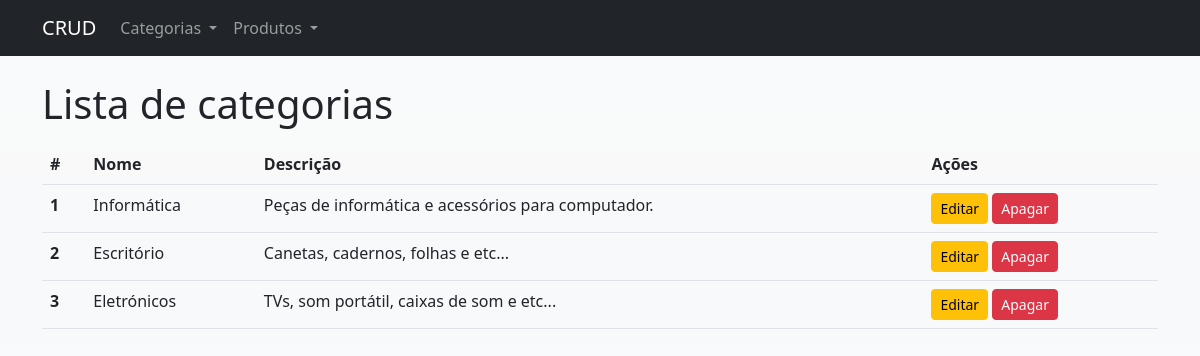
Screenshot of /categorias with the database file from the repository.
### tables this page shows
create table category(
	id int(11) not null primary key auto_increment,
	name varchar(30) not null,
	description varchar(100) not null
);

### src/Controller/AbstractController.php (called while the page is built, shortened)
<?php
abstract class AbstractController
{
	protected function render(string $viewName, array $data = null): void
	{
		include __DIR__ . '/../View/_partials/header.php';
		include __DIR__ . "/../View/{$viewName}.php";
		include __DIR__ . '/../View/_partials/footer.php';
	}
}

### src/Controller/CategoryController.php (called while the page is built, shortened)
<?php
class CategoryController extends AbstractController
{
	public function readAction(): void
	{
		$con = Connection::getConnection();
		$result = $con->prepare('SELECT * FROM category;');
		$result->execute();
		parent::render('category/list', $result->fetchAll(\PDO::FETCH_ASSOC));
	}
}

### public/index.php (called while the page is built, shortened)
<?php
$uri = explode('?', $_SERVER['REQUEST_URI'])[0];
$routes = include __DIR__ . '/../config/routes.php';
$methodName = $routes[$uri]['method'];
(new $controllerName())->$methodName();

### src/View/category/list.php (the view)
<h1 class="mb-3">Lista de categorias</h1>
<table class="table">
	<thead>
		<tr>
			<th>#</th>
			<th>Nome</th>
			<th>Descrição</th>
			<th>Ações</th>
	</thead>
	<tbody>
		<?php
		foreach ($data as $category) {
			extract($category);
			echo '<tr>';
			echo "<th>{$id}</th>";
			echo "<td>{$name}</td>";
			echo "<td>{$description}</td>";
			echo "<td>
			<a class='btn btn-warning btn-sm' href='/categories/update?id={$id}'>Editar</a>
			<a class='btn btn-danger btn-sm' href='/categories/delete?id={$id}'>Apagar</a>
			</td>";
			echo '</tr>';
		}
		?>
	</tbody>
</table>

### src/View/_partials/header.php (shortened to what this page needs)
<!DOCTYPE html>
<html lang="en">
<head>
	<link href="https://cdn.jsdelivr.net/npm/bootstrap@5.2.0-beta1/dist/css/bootstrap.min.css" rel="stylesheet">
</head>
<body class="bg-light bg-gradient">
	<nav class="navbar navbar-expand-lg navbar-dark bg-dark">
		<div class="container">
			<a class="navbar-brand" href="/">CRUD</a>
			<div class="collapse navbar-collapse" id="navbarNavDropdown">
				<ul class="navbar-nav">
					<li class="nav-item dropdown">
						<a class="nav-link dropdown-toggle" href="#" id="navbarDropdownMenuLink" role="button" data-bs-toggle="dropdown" aria-expanded="false">
							Categorias
						</a>
					</li>
					<li class="nav-item dropdown">
						<a class="nav-link dropdown-toggle" href="#" id="navbarDropdownMenuLink" role="button" data-bs-toggle="dropdown" aria-expanded="false">
							Produtos
						</a>
					</li>
				</ul>
			</div>
		</div>
	</nav>
	<main class="container mt-4">

### src/View/_partials/footer.php (shortened to what this page needs)
</main>
</body>
</html>

### rows the page displays
category: id "1", name "Informática", description "Peças de informática e acessórios para computador."
category: id "2", name "Escritório", description "Canetas, cadernos, folhas e etc..."
category: id "3", name "Eletrónicos", description "TVs, som portátil, caixas de som e etc..."
